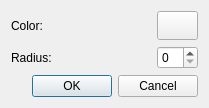
<?xml version="1.0" encoding="UTF-8"?>
<ui version="4.0">
 <class>ButtonSettingsDialog</class>
 <widget class="QDialog" name="ButtonSettingsDialog">
  <property name="geometry">
   <rect>
    <x>0</x>
    <y>0</y>
    <width>209</width>
    <height>108</height>
   </rect>
  </property>
  <property name="windowTitle">
   <string>Button settings</string>
  </property>
  <layout class="QVBoxLayout" name="verticalLayout">
   <item>
    <layout class="QGridLayout" name="gridLayout_2">
     <item row="1" column="0">
      <widget class="QLabel" name="label_3">
       <property name="text">
        <string>Color:</string>
       </property>
      </widget>
     </item>
     <item row="1" column="1">
      <spacer name="horizontalSpacer_2">
       <property name="orientation">
        <enum>Qt::Horizontal</enum>
       </property>
       <property name="sizeHint" stdset="0">
        <size>
         <width>40</width>
         <height>20</height>
        </size>
       </property>
      </spacer>
     </item>
     <item row="1" column="2">
      <widget class="QPushButton" name="colorButton">
       <property name="sizePolicy">
        <sizepolicy hsizetype="Minimum" vsizetype="Minimum">
         <horstretch>0</horstretch>
         <verstretch>0</verstretch>
        </sizepolicy>
       </property>
       <property name="text">
        <string/>
       </property>
       <property name="autoDefault">
        <bool>false</bool>
       </property>
       <property name="flat">
        <bool>false</bool>
       </property>
      </widget>
     </item>
     <item row="2" column="0">
      <widget class="QLabel" name="label_4">
       <property name="text">
        <string>Radius:</string>
       </property>
      </widget>
     </item>
     <item row="2" column="2">
      <widget class="QSpinBox" name="radiusSpinBox"/>
     </item>
    </layout>
   </item>
   <item>
    <layout class="QHBoxLayout" name="horizontalLayout">
     <item>
      <spacer name="horizontalSpacer">
       <property name="orientation">
        <enum>Qt::Horizontal</enum>
       </property>
       <property name="sizeHint" stdset="0">
        <size>
         <width>40</width>
         <height>20</height>
        </size>
       </property>
      </spacer>
     </item>
     <item>
      <widget class="QPushButton" name="okButton">
       <property name="text">
        <string>OK</string>
       </property>
      </widget>
     </item>
     <item>
      <widget class="QPushButton" name="cancelButton">
       <property name="text">
        <string>Cancel</string>
       </property>
      </widget>
     </item>
    </layout>
   </item>
  </layout>
 </widget>
 <resources>
  <include location="../../../../U2Gui/U2Gui.qrc"/>
 </resources>
 <connections>
  <connection>
   <sender>cancelButton</sender>
   <signal>clicked()</signal>
   <receiver>ButtonSettingsDialog</receiver>
   <slot>reject()</slot>
   <hints>
    <hint type="sourcelabel">
     <x>352</x>
     <y>189</y>
    </hint>
    <hint type="destinationlabel">
     <x>199</x>
     <y>105</y>
    </hint>
   </hints>
  </connection>
  <connection>
   <sender>okButton</sender>
   <signal>clicked()</signal>
   <receiver>ButtonSettingsDialog</receiver>
   <slot>accept()</slot>
   <hints>
    <hint type="sourcelabel">
     <x>271</x>
     <y>189</y>
    </hint>
    <hint type="destinationlabel">
     <x>199</x>
     <y>105</y>
    </hint>
   </hints>
  </connection>
 </connections>
 <designerdata>
  <property name="gridDeltaX">
   <number>10</number>
  </property>
  <property name="gridDeltaY">
   <number>10</number>
  </property>
  <property name="gridSnapX">
   <bool>true</bool>
  </property>
  <property name="gridSnapY">
   <bool>true</bool>
  </property>
  <property name="gridVisible">
   <bool>true</bool>
  </property>
 </designerdata>
</ui>
